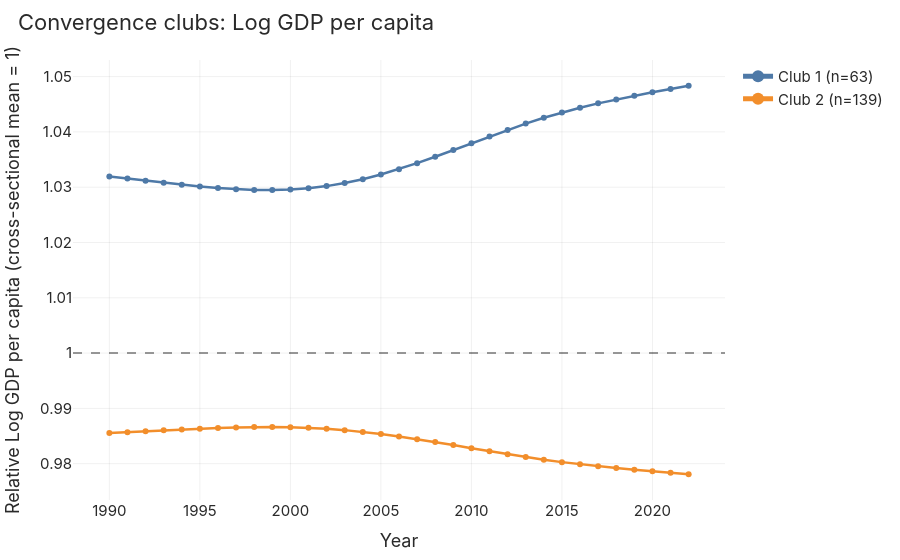

The code cell stored with this chart in its notebook:
### Code cell
clubs = ex.analyze_convergence_clubs(dist, "ln_y")
print(clubs.interpret())
clubs.fig

### Figure 1 — Plotly figure (JSON) as saved in the notebook; plotly's stock layout.template omitted (floating-point values rounded to 4 significant figures)
{"data": [{"hovertemplate": "Club 1<br>Year=%{x}<br>relative=%{y:.3f}<extra></extra>", "line": {"color": "#4E79A7", "dash": "solid", "width": 2.5}, "marker": {"color": "#4E79A7", "size": 6}, "mode": "lines+markers", "name": "Club 1 (n=63)", "type": "scatter", "x": [1990.0, 1991.0, 1992.0, 1993.0, 1994.0, 1995.0, 1996.0, 1997.0, 1998.0, 1999.0, 2000.0, 2001.0, 2002.0, 2003.0, 2004.0, 2005.0, 2006.0, 2007.0, 2008.0, 2009.0, 2010.0, 2011.0, 2012.0, 2013.0, 2014.0, 2015.0, 2016.0, 2017.0, 2018.0, 2019.0, 2020.0, 2021.0, 2022.0], "y": [1.032, 1.032, 1.031, 1.031, 1.03, 1.03, 1.03, 1.03, 1.03, 1.029, 1.03, 1.03, 1.03, 1.031, 1.031, 1.032, 1.033, 1.034, 1.035, 1.037, 1.038, 1.039, 1.04, 1.041, 1.043, 1.044, 1.044, 1.045, 1.046, 1.047, 1.047, 1.048, 1.048]}, {"hovertemplate": "Club 2<br>Year=%{x}<br>relative=%{y:.3f}<extra></extra>", "line": {"color": "#F28E2B", "dash": "solid", "width": 2.5}, "marker": {"color": "#F28E2B", "size": 6}, "mode": "lines+markers", "name": "Club 2 (n=139)", "type": "scatter", "x": [1990.0, 1991.0, 1992.0, 1993.0, 1994.0, 1995.0, 1996.0, 1997.0, 1998.0, 1999.0, 2000.0, 2001.0, 2002.0, 2003.0, 2004.0, 2005.0, 2006.0, 2007.0, 2008.0, 2009.0, 2010.0, 2011.0, 2012.0, 2013.0, 2014.0, 2015.0, 2016.0, 2017.0, 2018.0, 2019.0, 2020.0, 2021.0, 2022.0], "y": [0.9855, 0.9857, 0.9859, 0.986, 0.9862, 0.9863, 0.9865, 0.9866, 0.9866, 0.9866, 0.9866, 0.9865, 0.9863, 0.9861, 0.9857, 0.9854, 0.9849, 0.9844, 0.9839, 0.9834, 0.9828, 0.9822, 0.9817, 0.9812, 0.9807, 0.9803, 0.9799, 0.9795, 0.9792, 0.9789, 0.9786, 0.9784, 0.9781]}], "layout": {"shapes": [{"line": {"color": "rgba(0,0,0,0.4)", "dash": "dash"}, "type": "line", "x0": 0, "x1": 1, "xref": "x domain", "y0": 1.0, "y1": 1.0, "yref": "y"}], "title": {"text": "Convergence clubs: Log GDP per capita"}, "xaxis": {"title": {"text": "Year"}}, "yaxis": {"title": {"text": "Relative Log GDP per capita (cross-sectional mean = 1)"}}}}
